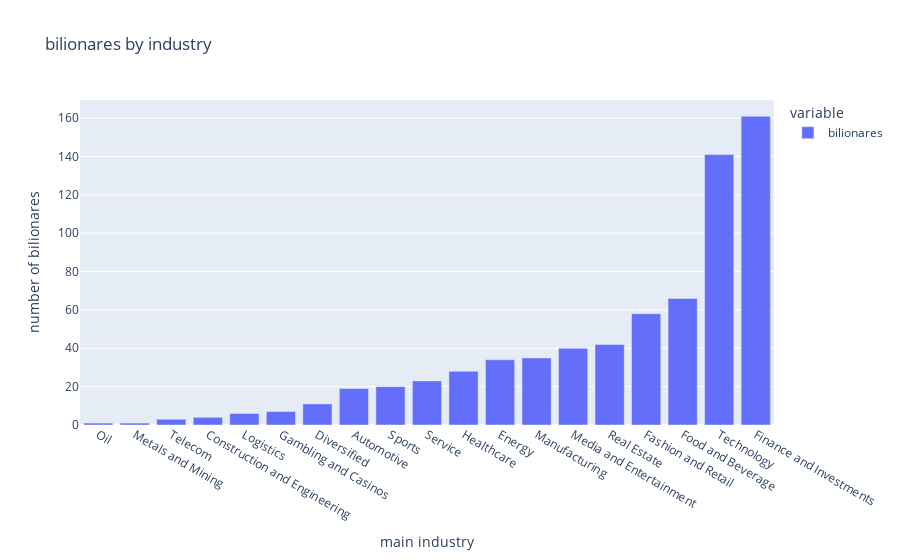

Notebook cell for this chart:
### Code cell
px.bar(df, title='bilionares by industry', labels={'main_industry': 'main industry', 'value': 'number of bilionares'})

### Figure 1 — Plotly figure (JSON) as saved in the notebook; plotly's stock layout.template omitted (floating-point values rounded to 4 significant figures)
{"data": [{"alignmentgroup": "True", "hovertemplate": "variable=bilionares<br>main industry=%{x}<br>number of bilionares=%{y}<extra></extra>", "legendgroup": "bilionares", "marker": {"color": "#636efa", "pattern": {"shape": ""}}, "name": "bilionares", "offsetgroup": "bilionares", "orientation": "v", "showlegend": true, "textposition": "auto", "type": "bar", "x": ["Oil", "Metals and Mining", "Telecom", "Construction and Engineering", "Logistics", "Gambling and Casinos", "Diversified", "Automotive", "Sports", "Service", "Healthcare", "Energy", "Manufacturing", "Media and Entertainment", "Real Estate", "Fashion and Retail", "Food and Beverage", "Technology", "Finance and Investments"], "xaxis": "x", "y": [1, 1, 3, 4, 6, 7, 11, 19, 20, 23, 28, 34, 35, 40, 42, 58, 66, 141, 161], "yaxis": "y"}], "layout": {"autosize": true, "barmode": "relative", "legend": {"title": {"text": "variable"}, "tracegroupgap": 0}, "title": {"text": "bilionares by industry"}, "xaxis": {"anchor": "y", "autorange": true, "domain": [0, 1], "range": [-0.5, 18.5], "title": {"text": "main industry"}, "type": "category"}, "yaxis": {"anchor": "x", "autorange": true, "domain": [0, 1], "range": [0, 169.5], "title": {"text": "number of bilionares"}, "type": "linear"}}}
